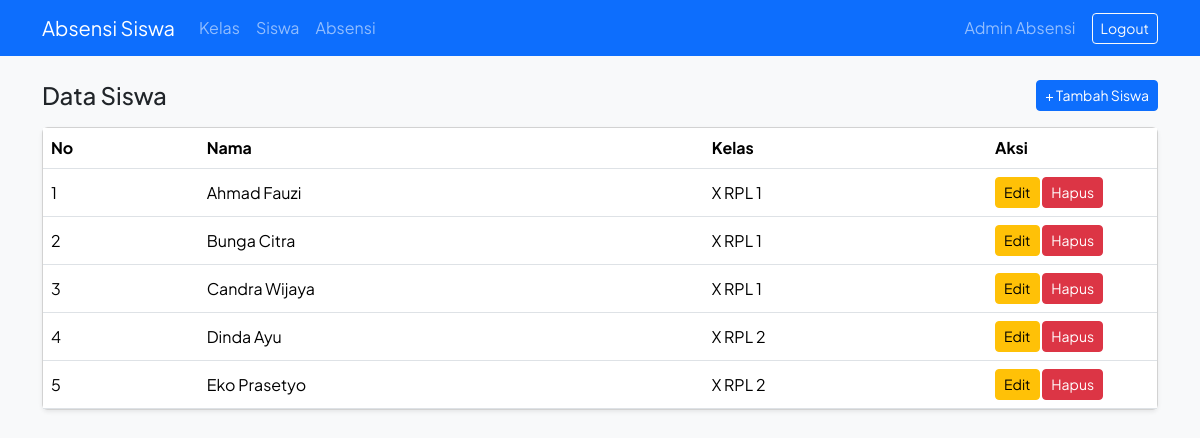
Page /index.php?page=siswa (signed in) on the committed database.
### tables this page shows
CREATE TABLE siswa (
  id INT AUTO_INCREMENT PRIMARY KEY,
  nama VARCHAR(100) NOT NULL,
  kelas_id INT NOT NULL,
  FOREIGN KEY (kelas_id) REFERENCES kelas(id)
);

CREATE TABLE kelas (
  id INT AUTO_INCREMENT PRIMARY KEY,
  nama VARCHAR(50) NOT NULL
);

### controllers/SiswaController.php (called while the page is built, shortened)
<?php
class SiswaController
{
    private $siswaModel;
    public function __construct($pdo)
    {
        $this->siswaModel = new Siswa($pdo);
    }
    public function index()
    {
        $siswa = $this->siswaModel->all();
        include __DIR__ . '/../views/siswa/index.php';
    }
}

### models/Siswa.php (called while the page is built, shortened)
<?php
class Siswa
{
    private $pdo;
    public function __construct($pdo)
    {
        $this->pdo = $pdo;
    }
    public function all()
    {
        $sql = "SELECT s.*, k.nama AS nama_kelas FROM siswa s
                JOIN kelas k ON k.id = s.kelas_id ORDER BY s.nama";
        return $this->pdo->query($sql)->fetchAll();
    }
}

### views/siswa/index.php (the view, shortened to what this page needs)
<?php include __DIR__ . '/../partials/header.php'; ?>
<div class="d-flex justify-content-between align-items-center mb-3">
  <h4 class="mb-0">Data Siswa</h4>
  <a href="index.php?page=siswa-form" class="btn btn-primary btn-sm">+ Tambah Siswa</a>
</div>
<div class="card shadow-sm">
  <div class="table-responsive">
    <table class="table table-hover align-middle mb-0">
      <thead><tr><th>No</th><th>Nama</th><th>Kelas</th><th style="width:170px;">Aksi</th></tr></thead>
      <tbody>
        <?php foreach ($siswa as $i => $s): ?>
          <tr>
            <td><?= $i + 1 ?></td>
            <td><?= htmlspecialchars($s['nama']) ?></td>
            <td><?= htmlspecialchars($s['nama_kelas']) ?></td>
            <td>
              <a href="index.php?page=siswa-form&id=<?= $s['id'] ?>" class="btn btn-warning btn-sm">Edit</a>
              <a href="index.php?page=siswa-hapus&id=<?= $s['id'] ?>" class="btn btn-danger btn-sm btn-hapus">Hapus</a>
            </td>
          </tr>
        <?php endforeach; ?>
      </tbody>
    </table>
  </div>
</div>
<?php include __DIR__ . '/../partials/footer.php'; ?>

### public/index.php (shortened to what this page needs)
<?php
require __DIR__ . '/../config/database.php';
require __DIR__ . '/../models/Siswa.php';
require __DIR__ . '/../controllers/KelasController.php';
require __DIR__ . '/../controllers/SiswaController.php';
require __DIR__ . '/../controllers/AbsensiController.php';
$page = $_GET['page'] ?? 'absensi';
switch ($page) {
    case 'siswa': (new SiswaController($pdo))->index(); break;
}

### views/partials/header.php (shortened to what this page needs)
<?php $userNama = $_SESSION['user_nama'] ?? ''; ?>
<!DOCTYPE html>
<html lang="id">
<head>
  <link href="https://cdn.jsdelivr.net/npm/bootstrap@5.3.3/dist/css/bootstrap.min.css" rel="stylesheet">
</head>
<body class="bg-light">
<nav class="navbar navbar-expand navbar-dark bg-primary mb-4">
  <div class="container">
    <a class="navbar-brand" href="index.php">Absensi Siswa</a>
    <ul class="navbar-nav me-auto">
      <li class="nav-item"><a class="nav-link" href="index.php?page=kelas">Kelas</a></li><li class="nav-item"><a class="nav-link" href="index.php?page=siswa">Siswa</a></li><li class="nav-item"><a class="nav-link" href="index.php?page=absensi">Absensi</a></li>
    </ul>
    <span class="navbar-text me-3 d-none d-md-inline"><?= htmlspecialchars($userNama) ?></span>
    <a href="index.php?page=logout" class="btn btn-outline-light btn-sm">Logout</a>
  </div>
</nav>
<main class="container pb-5">

### views/partials/footer.php (shortened to what this page needs)
</main>
</body>
</html>

### views/partials/header.php (style rules this page uses)
body { font-family: 'Plus Jakarta Sans', sans-serif; }

### rows in the picture
siswa: nama "Ahmad Fauzi", kelas.nama "X RPL 1"
siswa: nama "Bunga Citra", kelas.nama "X RPL 1"
siswa: nama "Candra Wijaya", kelas.nama "X RPL 1"
siswa: nama "Dinda Ayu", kelas.nama "X RPL 2"
siswa: nama "Eko Prasetyo", kelas.nama "X RPL 2"

### other values in the picture
$userNama "Admin Absensi"
